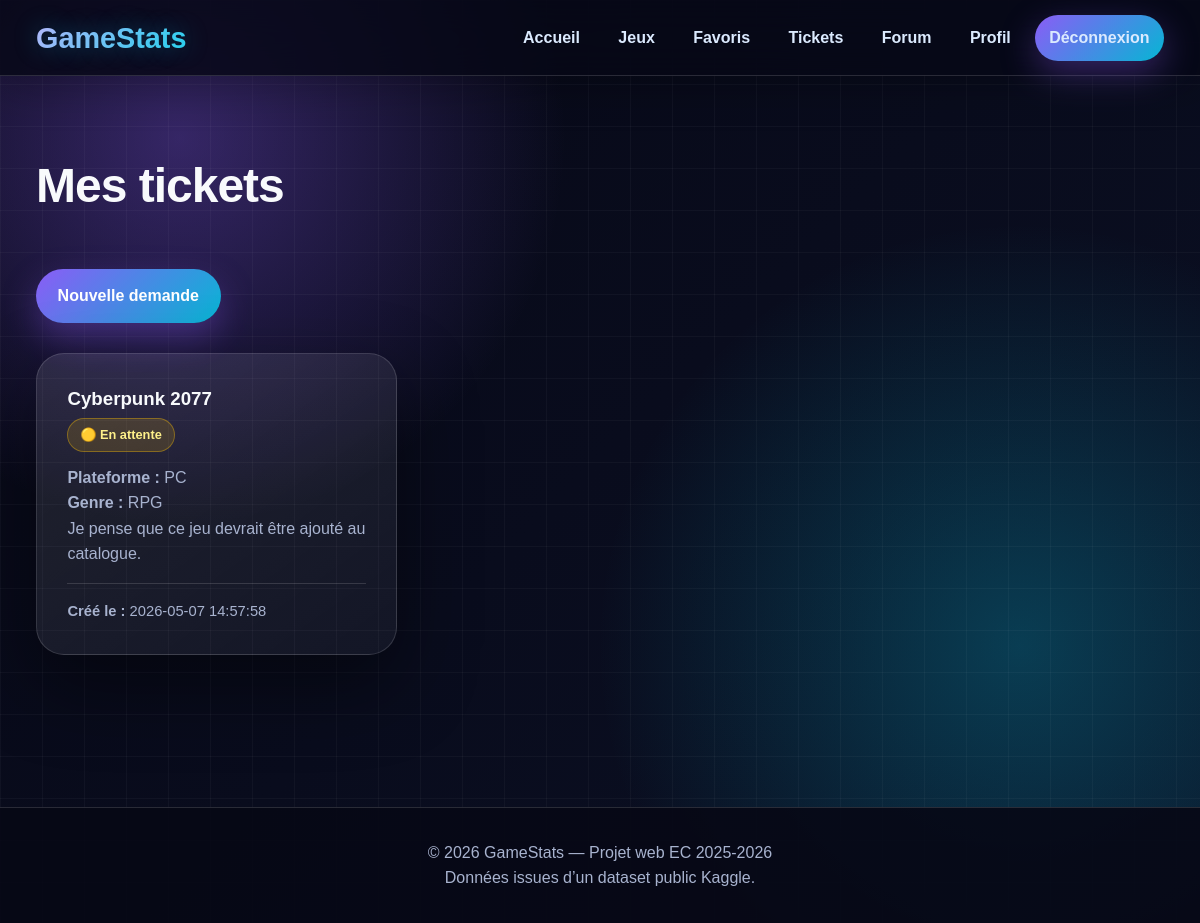
The app's page /tickets.php (signed in) with its own data.
### tables this page shows
CREATE TABLE tickets (
    id INT AUTO_INCREMENT PRIMARY KEY,
    user_id INT NOT NULL,
    title VARCHAR(150) NOT NULL,
    platform VARCHAR(50),
    genre VARCHAR(50),
    release_year INT,
    publisher VARCHAR(100),
    global_sales DECIMAL(8,2),
    critic_score DECIMAL(4,1),
    user_score DECIMAL(4,1),
    image_url VARCHAR(255),
    source_url VARCHAR(255),
    message TEXT,
    status ENUM('pending', 'accepted', 'rejected') DEFAULT 'pending',
    added_to_catalog TINYINT(1) DEFAULT 0,
    created_at DATETIME DEFAULT CURRENT_TIMESTAMP,
    FOREIGN KEY (user_id) REFERENCES users(id) ON DELETE CASCADE
);

### www/tickets.php (the view, shortened to what this page needs)
<?php
require_once 'includes/db.php';
$userId = $_SESSION['user']['id'];
$stmt = $pdo->prepare(
    'SELECT *
     FROM tickets
     WHERE user_id = ?
     ORDER BY created_at DESC'
);
$stmt->execute([$userId]);
$tickets = $stmt->fetchAll();
include 'includes/header.php';
?>
<section class="section">
    <div class="container">
        <h1 class="section-title">Mes tickets</h1>
        <a href="ticket_create.php" class="btn">Nouvelle demande</a>
        <?php if (empty($tickets)): ?>
            <div class="info-box" style="margin-top: 1.5rem;">
                <h2>Aucun ticket</h2>
                <p>Tu n’as pas encore demandé l’ajout d’un jeu.</p>
            </div>
        <?php else: ?>
            <div class="cards-grid" style="margin-top: 1.5rem;">
                <?php foreach ($tickets as $ticket): ?>
                    <article class="card">
                        <h3><?= htmlspecialchars($ticket['title']) ?></h3>
                        <?php
                        $statusClass = 'status-pending';
                        $statusText = '🟡 En attente';
                        ?>
                        <span class="status-badge <?= $statusClass ?>">
                            <?= $statusText ?>
                        </span>
                        <?php if (!empty($ticket['platform'])): ?>
                            <p><strong>Plateforme :</strong> <?= htmlspecialchars($ticket['platform']) ?></p>
                        <?php endif; ?>
                        <?php if (!empty($ticket['genre'])): ?>
                            <p><strong>Genre :</strong> <?= htmlspecialchars($ticket['genre']) ?></p>
                        <?php endif; ?>
                        <?php if (!empty($ticket['message'])): ?>
                            <p><?= nl2br(htmlspecialchars($ticket['message'])) ?></p>
                        <?php endif; ?>
                        <p class="ticket-meta">
                            <strong>Créé le :</strong> <?= htmlspecialchars($ticket['created_at']) ?>
                        </p>
                    </article>
                <?php endforeach; ?>
            </div>
        <?php endif; ?>
    </div>
</section>
<?php include 'includes/footer.php'; ?>

### www/assets/css/style.css (style rules this page uses)
* { box-sizing: border-box; margin: 0; padding: 0; }
:root { --bg: #070816; --bg2: #0b1024; --card: rgba(255,255,255,0.08); --text: #f8fafc; --muted: #a8b3cf; --primary: #8b5cf6; --secondary: #06b6d4; --border: rgba(255,255,255,0.14); --shadow: 0 30px 80px rgba(0,0,0,0.45); }
html, body { overflow-x: hidden; }
body { font-family: Arial, Helvetica, sans-serif; background: radial-gradient(circle at 15% 15%, rgba(139,92,246,0.35), transparent 30%), radial-gradient(circle at 85% 70%, rgba(6,182,212,0.28), transparent 35%), linear-gradient(135deg, var(--bg), var(--bg2)); color: var(--text); line-height: 1.6; min-height: 100vh; }
body::before { content: ""; position: fixed; inset: 0; background-image: linear-gradient(rgba(255,255,255,0.035) 1px, transparent 1px), linear-gradient(90deg, rgba(255,255,255,0.035) 1px, transparent 1px); background-size: 42px 42px; pointer-events: none; z-index: -1; }
a { color: inherit; text-decoration: none; }
.container { width: min(1180px, 92%); margin: 0 auto; }
.btn { display: inline-flex; align-items: center; justify-content: center; border: none; cursor: pointer; background: linear-gradient(135deg, var(--primary), var(--secondary)); color: white; padding: 0.9rem 1.35rem; border-radius: 999px; font-weight: 900; box-shadow: 0 15px 35px rgba(139,92,246,0.35); transition: 0.2s; width: fit-content; position: relative; overflow: hidden; margin-top: 0.75rem; margin-right: 0.65rem; margin-bottom: 0.35rem; }
.btn::after { content: ""; position: absolute; inset: 0; background: linear-gradient(120deg, transparent, rgba(255,255,255,0.25), transparent); transform: translateX(-120%); transition: 0.45s; }
.section { padding: 4.5rem 0; animation: fadeUp 0.6s ease both; }
.section-title { font-size: clamp(2.2rem, 4vw, 3.4rem); margin-bottom: 2rem; letter-spacing: -1px; }
.cards-grid, .games-grid { display: grid; grid-template-columns: repeat(3, 1fr); gap: 1.4rem; }
.card, .game-card, .info-box, .auth-card, .filters, .table-wrapper { background: linear-gradient(145deg, rgba(255,255,255,0.10), rgba(255,255,255,0.045)); border: 1px solid var(--border); backdrop-filter: blur(20px); box-shadow: var(--shadow); border-radius: 28px; padding: 1.9rem; transition: transform 0.25s ease, box-shadow 0.25s ease, border-color 0.25s ease; }
.card p, .game-card p, .info-box p, .auth-card p { color: var(--muted); }
.status-badge { display: inline-flex; align-items: center; gap: 0.35rem; width: fit-content; padding: 0.35rem 0.75rem; border-radius: 999px; font-size: 0.8rem; font-weight: 900; border: 1px solid transparent; margin: 0.25rem 0 0.8rem 0; }
.status-pending { background: rgba(234,179,8,0.16); border-color: rgba(234,179,8,0.4); color: #fef08a; }
.ticket-meta { margin-top: 1rem; padding-top: 1rem; border-top: 1px solid var(--border); color: var(--muted); font-size: 0.92rem; }
.container { width: min(1440px, 94%); }

### records on screen
tickets: title "Cyberpunk 2077", statusText "🟡 En attente", platform "PC", genre "RPG", message "Je pense que ce jeu devrait être ajouté au catalogue.", created_at "2026-05-07 14:57:58"
